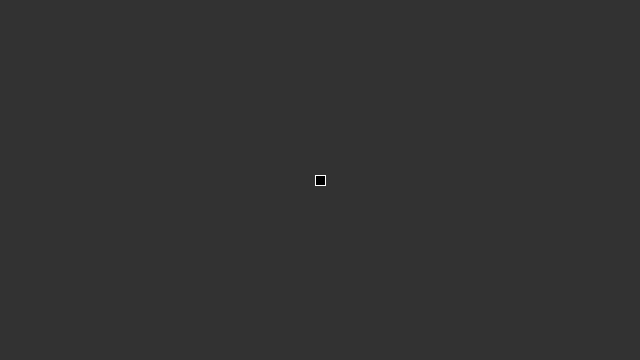
Frame 1 (no input)
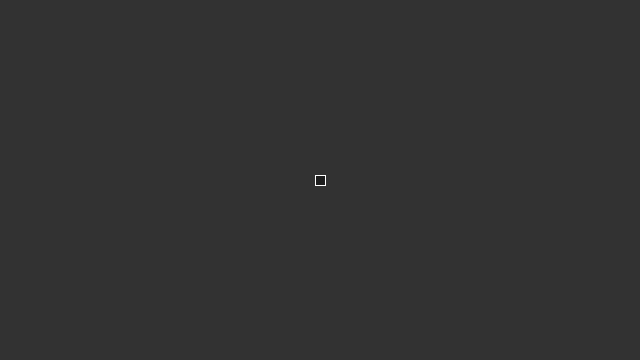
Frame 60 (the mouse pressed at the canvas centre just before this capture)
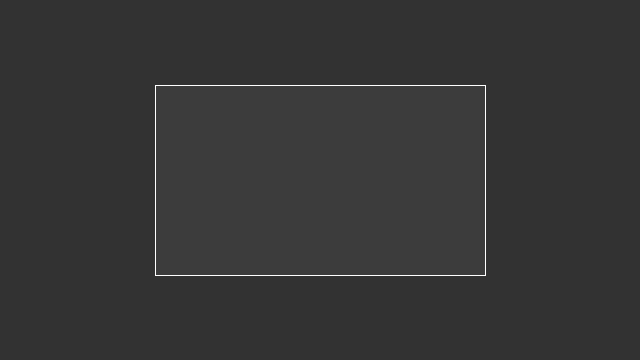
Frame 120 (the mouse held since frame 60 and released just before this capture)

The Processing sketch that drew these frames (run headless with seeded random() and noise(); from frame 60 on, the mouse is pressed at the canvas centre):

// Processing sketch: square_dimensions
// ── square_dimensions.pde
// Learning Processing
// Daniel Shiffman
// http://www.learningprocessing.com

// Example 4-5: Using system variables
void setup() {
  size(640,360);
}

void draw() {
  background(50);
  stroke(255);
  // frameCount is used to color a rectangle.
  fill(frameCount / 2);
  rectMode(CENTER);
  // The rectangle will always be in the middle of the window 
  // if it is located at (width/2, height/2).
  rect(width/2,height/2,mouseX+10,mouseY+10);
}

void keyPressed() {
  println(key);
}
